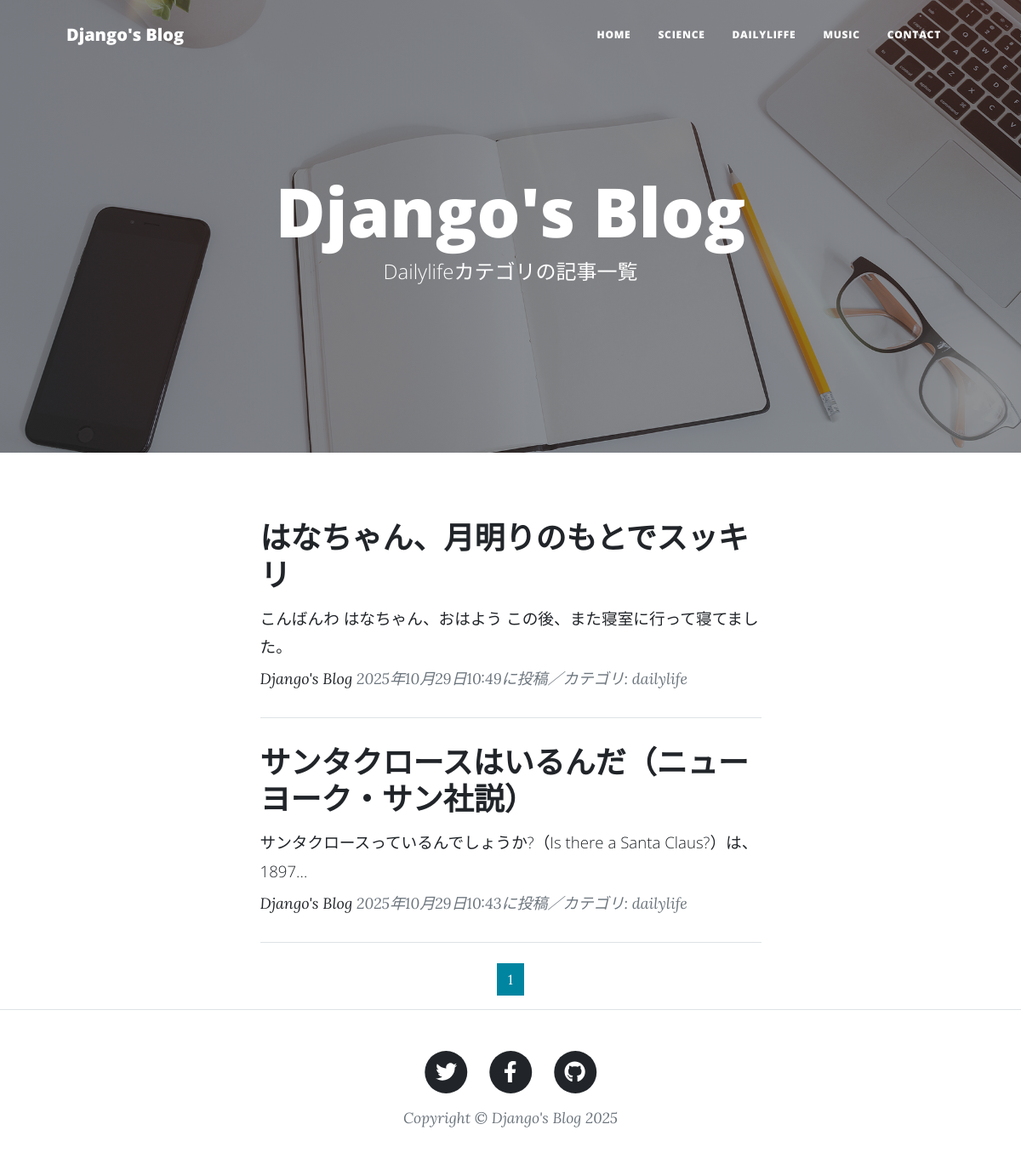
The page /dailylife-list/ on the database as committed earlier.
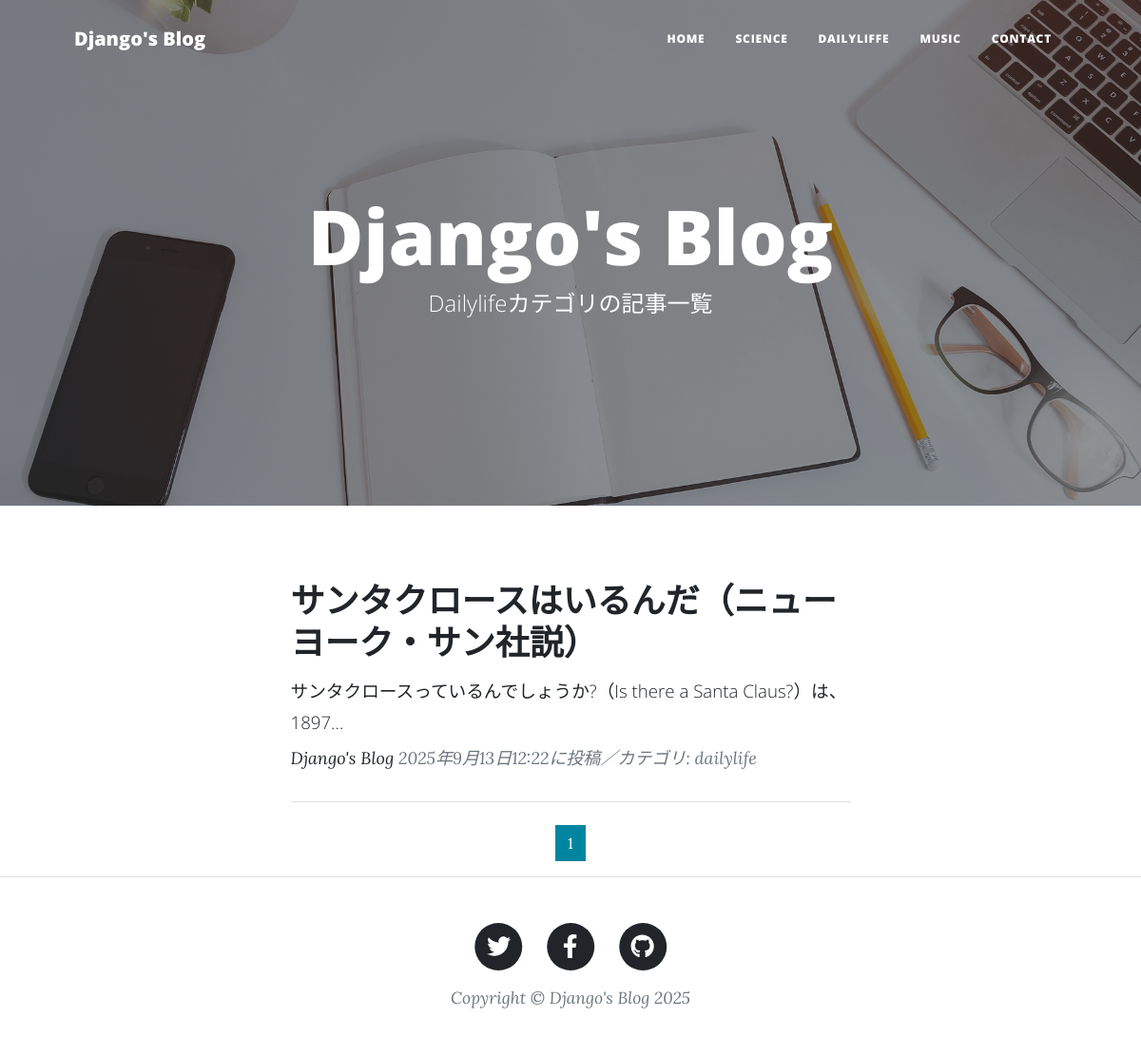
The same page on the database as committed later.
### blogapp/models.py (models this page shows, shortened)
class BlogPost(models.Model):
    CATEGORY = (('science', '科学のこと'),
                ('dailylife', '日常のこと'),
                ('music', '音楽のこと'))
    title = models.CharField(
        verbose_name='タイトル', # フィールドのタイトル
        max_length=200        # 最大文字数は200
        )
    content = models.TextField(
        verbose_name='本文'   # フィールドのタイトル
        )
    posted_at = models.DateTimeField(
        verbose_name='投稿日時', # フィールドのタイトル
        auto_now_add=True       # 日時を自動追加
        )
    category = models.CharField(
        verbose_name='カテゴリ', # フィールドのタイトル
        max_length=50,        # 最大文字数は50
        choices=CATEGORY # categoryフィールドにはCATEGORYの要素のみを登録
        )

### blogapp/views.py (the view)
class DailylifeView(ListView):
    template_name ='blogapp/dailylife_list.html'
    model = BlogPost
    context_object_name = 'dailylife_records'
    queryset = BlogPost.objects.filter(
        category='dailylife').order_by('-posted_at')
    paginate_by = 2

### blogapp/templates/blogapp/dailylife_list.html (shortened to what this page needs)
{% extends 'blogapp/base.html' %}
{% load static %}
        {% block header %}
        <header class="masthead" style="background-image: url('{% static "assets/img/home-bg.jpg" %}')">
            <div class="container position-relative px-4 px-lg-5">
                <div class="row gx-4 gx-lg-5 justify-content-center">
                    <div class="col-md-10 col-lg-8 col-xl-7">
                        <div class="site-heading">
                            <h1>Django's Blog</h1>
                            <span class="subheading">
                                Dailylifeカテゴリの記事一覧</span>                        </div>
                    </div>
                </div>
            </div>
        </header>
        {% endblock header %}
        {% block contents %}
        <div class="container px-4 px-lg-5">
            <div class="row gx-4 gx-lg-5 justify-content-center">
                <div class="col-md-10 col-lg-8 col-xl-7">
                    {% for record in dailylife_records %}
                    <div class="post-preview">
                        <a href="{% url 'blogapp:blog_detail' record.pk %}">
                            <h2 class="post-title">
                                {{record.title}}</h2>
                            <h3 class="post-subtitle">
                                <span style="font-size : 14pt">
                                    {{record.content|truncatechars:50}}
                                </span>
                            </h3>
                        </a>
                        <p class="post-meta">
                            <a href="#">Django's Blog</a>
                            {{record.posted_at}}に投稿／カテゴリ:
                            {{record.category}}
                        </p>
                    </div>
                    <hr class="my-4" />
                    {% endfor %}
                    {% include "blogapp/pagination.html" %}
                </div>
            </div>
        </div>
        {% endblock contents %}

Rows that differ between the two databases and show on the page:
removed BlogPost: title "はなちゃん、月明りのもとでスッキリ", content "こんばんわ はなちゃん、おはよう この後、また寝室に行って寝てました。", posted_at "2025年10月29日10:49", category "dailylife"
changed BlogPost "サンタクロースはいるんだ（ニューヨーク・サン社説）": posted_at "2025年10月29日10:43" → "2025年9月13日12:22"
